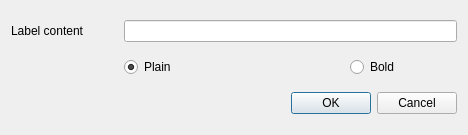
<?xml version="1.0" encoding="UTF-8"?>
<ui version="4.0">
 <class>Dialog_Label</class>
 <widget class="QDialog" name="Dialog_Label">
  <property name="geometry">
   <rect>
    <x>0</x>
    <y>0</y>
    <width>468</width>
    <height>135</height>
   </rect>
  </property>
  <property name="windowTitle">
   <string>LaTeX Office Writer</string>
  </property>
  <layout class="QGridLayout" name="gridLayout">
   <item row="0" column="0">
    <widget class="QLabel" name="label">
     <property name="text">
      <string>Label content</string>
     </property>
    </widget>
   </item>
   <item row="2" column="0" colspan="4">
    <widget class="QDialogButtonBox" name="buttonBox">
     <property name="orientation">
      <enum>Qt::Horizontal</enum>
     </property>
     <property name="standardButtons">
      <set>QDialogButtonBox::Cancel|QDialogButtonBox::Ok</set>
     </property>
    </widget>
   </item>
   <item row="1" column="1">
    <widget class="QRadioButton" name="radioButtonPlain">
     <property name="text">
      <string>Plain</string>
     </property>
     <property name="checked">
      <bool>true</bool>
     </property>
    </widget>
   </item>
   <item row="0" column="1" colspan="3">
    <widget class="QLineEdit" name="lineEdit"/>
   </item>
   <item row="1" column="3">
    <widget class="QRadioButton" name="radioButtonBold">
     <property name="text">
      <string>Bold</string>
     </property>
    </widget>
   </item>
  </layout>
 </widget>
 <resources/>
 <connections>
  <connection>
   <sender>buttonBox</sender>
   <signal>accepted()</signal>
   <receiver>Dialog_Label</receiver>
   <slot>accept()</slot>
   <hints>
    <hint type="sourcelabel">
     <x>248</x>
     <y>254</y>
    </hint>
    <hint type="destinationlabel">
     <x>157</x>
     <y>274</y>
    </hint>
   </hints>
  </connection>
  <connection>
   <sender>buttonBox</sender>
   <signal>rejected()</signal>
   <receiver>Dialog_Label</receiver>
   <slot>reject()</slot>
   <hints>
    <hint type="sourcelabel">
     <x>316</x>
     <y>260</y>
    </hint>
    <hint type="destinationlabel">
     <x>286</x>
     <y>274</y>
    </hint>
   </hints>
  </connection>
 </connections>
</ui>
